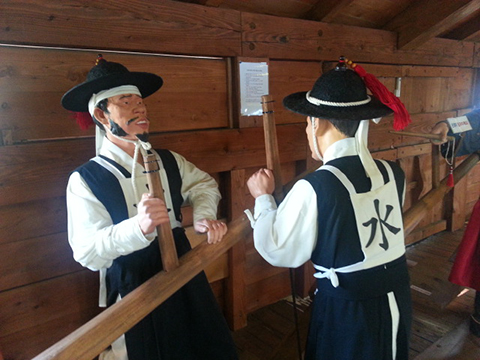
//> input picture pro7/ex_color.jpg, 480 x 360 px
$ ./main   (built with g++ and OpenCV 4)
//> lines starting //> are read from the running program, lines starting //| are printed output that depends on the picture; after the words box and inside, x2 and y2 are one past the last pixel; in counts of white or black regions, pixels touching at a corner belong together
#include <opencv2/opencv.hpp>
using namespace cv;
using namespace std;

int main()
{
    Mat image = imread("/Users/Han/programming/opencv/pro7/ex_color.jpg", IMREAD_COLOR);
//> image is the input picture: 360 rows x 480 cols, CV_8UC3; mean B, G, R 63.4, 71.5, 88.4
    CV_Assert(image.data);

    Mat dst1, dst2, dst3(image.size(), CV_8UC3, Scalar(0, 0, 0));
    Mat mask(image.size(), CV_8U, Scalar(0));
    Mat black(image.size(), CV_8UC3, Scalar(0));

    Point center(120, 120);
    ellipse(mask, center, Size(50, 70), 0, 0, 360, Scalar(255), -1);
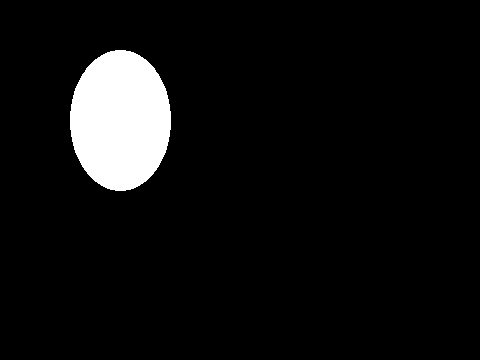
//> mask: 360 rows x 480 cols, CV_8UC1; 6.5% white; 1 white region, box (x1, y1, x2, y2) and area: (70, 50, 171, 191) 11161

    bitwise_and(image, image, dst1, mask);
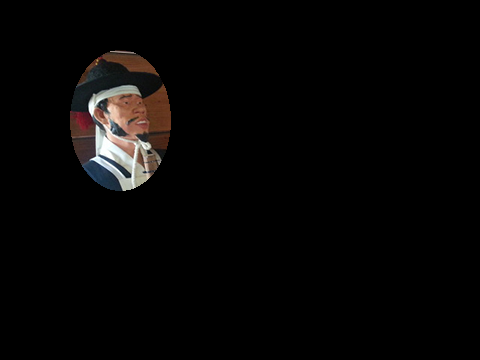
//> dst1: 360 rows x 480 cols, CV_8UC3; mean B, G, R 5.3, 5.8, 6.8
    bitwise_or(black, image, dst2, mask);
    add(black, image, dst3, mask);

    imshow("image", image), imshow("dst1", dst1);
    imshow("dst2", dst2), imshow("dst3", dst3);
    waitKey();
    return 0;
}
